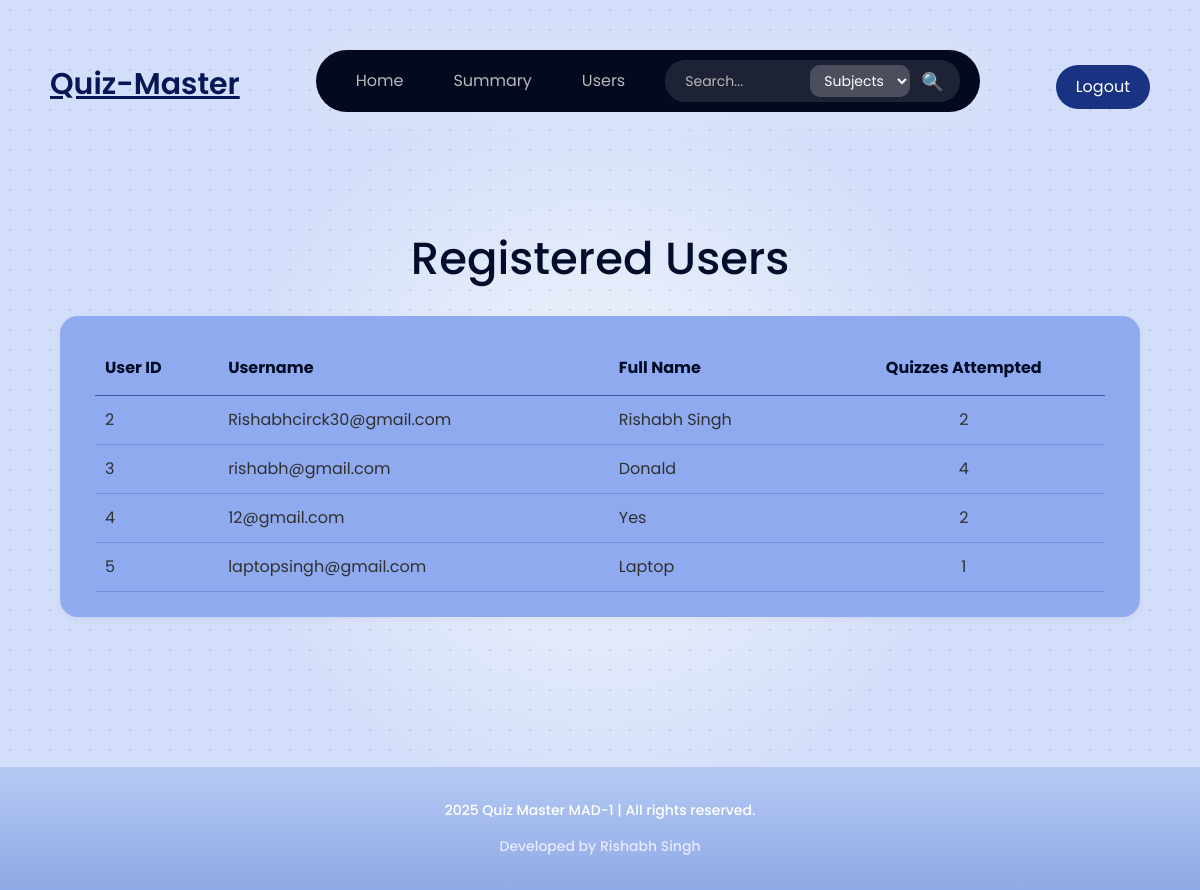
The page /admin/users on the database as committed earlier.
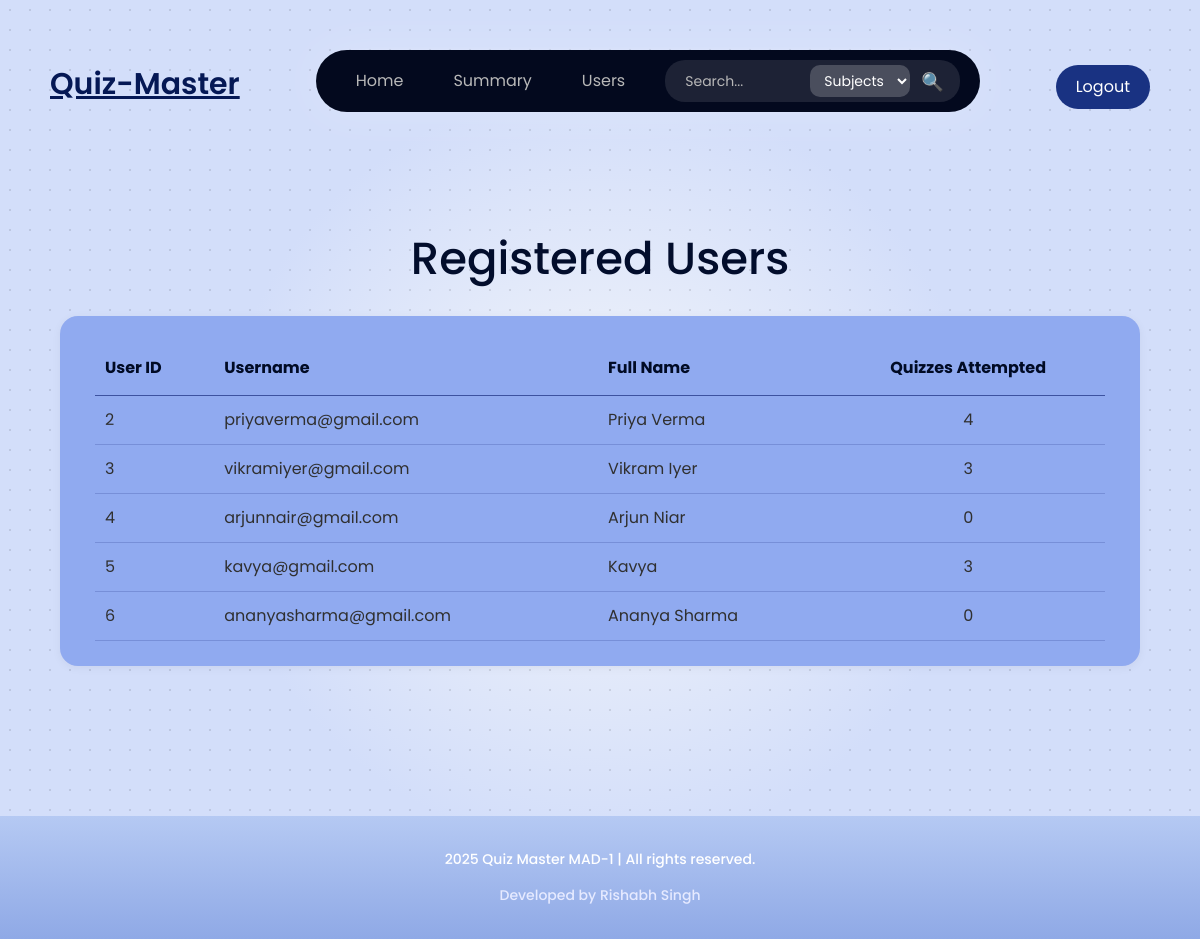
The same page on the database as committed later.
### models/models.py (models this page shows)
class Users(db.Model):
    __tablename__ = "users"
    userId = db.Column(db.Integer,  primary_key= True)
    userName = db.Column(db.String(120), unique = True, nullable = False)
    passWord = db.Column(db.String(120), nullable = False)
    fullName = db.Column(db.String(120), nullable = False)
    isAdmin = db.Column(db.Boolean, default = False)

### app.py (the view)
@app.route('/admin/users')
def list_users():
    users = Users.query.filter_by(isAdmin=False).all()
    users_data = []
    for user in users:
        quiz_count = Score.query.filter_by(userId=user.userId).count()
        users_data.append({
            'id': user.userId,
            'username': user.userName,
            'fullname': user.fullName,
            'quiz_attempts': quiz_count
        })
    return render_template('users_list.html', users=users_data)

### templates/users_list.html (shortened to what this page needs)
<!DOCTYPE html>
<html lang="en">
<head>
    <link rel="stylesheet" href="{{ url_for('static', filename='styles.css') }}">
</head>
<body class='page_look font_family_poppins'>
    {% include 'navbar.html' %}
    <h1 style="margin-top: -30px; font-size: 45px; text-align: center; color: #020d2c; font-family: 'Poppins', sans-serif;">
        Registered Users
    </h1>
    <div style="display: flex; justify-content: center; margin: 30px auto; max-width: 1200px;">
        <div style="width: 90%; background-color: #90aaf0; padding: 25px 35px; border-radius: 18px; box-shadow: 0px 2px 10px rgba(0, 0, 0, 0.05);">
            <div style="overflow-x: auto;">
                <table style="width: 100%; border-collapse: collapse;">
                    <thead>
                        <tr style="border-bottom: 1px solid #3D52A0; color: #010b25; font-weight: 500;">
                            <th style="padding: 15px 10px; text-align: left;">User ID</th>
                            <th style="padding: 15px 10px; text-align: left;">Username</th>
                            <th style="padding: 15px 10px; text-align: left;">Full Name</th>
                            <th style="padding: 15px 10px; text-align: center;">Quizzes Attempted</th>
                        </tr>
                    </thead>
                    <tbody>
                        {% for user in users %}
                        <tr style="border-bottom: 1px solid rgba(61, 82, 160, 0.3);">
                            <td style="padding: 12px 10px; color: #303030;">{{ user.id }}</td>
                            <td style="padding: 12px 10px; color: #303030;">{{ user.username }}</td>
                            <td style="padding: 12px 10px; color: #303030;">{{ user.fullname }}</td>
                            <td style="padding: 12px 10px; color: #303030; text-align: center;">{{ user.quiz_attempts }}</td>
                        </tr>
                        {% endfor %}
                    </tbody>
                </table>
            </div>
        </div>
    </div>
    {%include 'footer.html'%}
</body>
</html>

### templates/navbar.html (shortened to what this page needs)
<!DOCTYPE html>
<html lang="en">
<head>
  <link href="https://cdn.jsdelivr.net/npm/bootstrap@5.3.0/dist/css/bootstrap.min.css" rel="stylesheet">
</head>
<body>
  <div
    style="display: flex; align-items: center; justify-content: space-between; padding: 10px 50px; margin-top: 20px;">
    <h3 class="logo" style="margin-top:33px; margin-left:0px;">Quiz-Master</h3>
    <nav class="navbar"
      style="background-color: #03091e; padding: 10px 20px; border-radius: 35px; display: flex; align-items: center;">
      <div class="nav-links" style="display: flex; gap: 10px; margin-right: 20px;">
        <a href="{{ url_for('admin_dashboard') }}" class="nav-item" style="text-decoration: none;">Home</a>
        <a href="{{ url_for('summary') }}" class="nav-item" style="text-decoration: none;">Summary</a>
        <a href="{{ url_for('list_users') }}" class="nav-item" style="text-decoration: none;">Users</a>
      </div>
      <form action="{{ url_for('admin_search') }}" method="GET" class="search-form">
        <input type="text" name="q" class="search-input" placeholder="Search..."
          value="{{ request.args.get('q', '') }}">
        <select name="category" class="search-select">
          <option value="subjects">Subjects</option>
        </select>
        <button type="submit" class="search-btn">🔍</button>
      </form>
    </nav>
    <a href="{{ url_for('logout') }}" style="text-decoration: none;">
      <button type="button"
        style="padding: 10px 20px;margin-top: 35%; font-size: 16px; color: white; background-color: #193282; border: none; border-radius: 35px; cursor: pointer;">
        Logout
      </button>
    </a>
  </div>
</body>
<div class="main-content">
</div>

### templates/footer.html (shortened to what this page needs)
<!DOCTYPE html>
<html lang="en">
<head>
    <link rel="stylesheet" href="{{ url_for('static', filename='styles.css') }}">
</head>
<body>
    <footer class="site-footer font_family_poppins">
        <div class="footer-content">
            <p>2025 Quiz Master MAD-1 | All rights reserved.</p>
            <p>Developed by Rishabh Singh</p>
        </div>
    </footer>
</body>
</html>

### static/styles.css (style rules this page uses)
.page_look { background: radial-gradient(circle, rgba(0, 0, 0, 0.1) 1px, transparent 1px) 0 0 / 20px 20px, radial-gradient(circle, #edf1fa 10%, #d3defa 50%); font-family: 'Poppins', sans-serif; margin: 0; padding: 0; }
.font_family_poppins { font-family: 'Poppins', sans-serif; }
input { width: 100%; padding: 12px; border: 2px solid #b5c6f0; border-radius: 10px; font-size: 14px; box-sizing: border-box; background: white; }
input::placeholder { color: #9ba0ad; }
.site-footer { background: linear-gradient(180deg, #b5c9f3, #8fa9e6); color: #ffffff; padding: 25px 15px; text-align: center; font-size: 16px; font-family: 'Poppins', sans-serif; width: 100%; bottom: 0; box-shadow: 0 -4px 8px rgba(0, 0, 0, 0); margin-top: 150px; }
.footer-content p { margin: 8px 0; font-weight: 500; }
.site-footer p:last-child { margin-top: 15px; font-size: 14px; color: #e6eaff; }

### templates/users_list.html (style rules this page uses)
.page_look { background: radial-gradient(circle, rgba(0, 0, 0, 0.1) 1px, transparent 1px) 0 0 / 20px 20px, radial-gradient(circle, #edf1fa 10%, #d3defa 50%); font-family: 'Poppins', sans-serif; margin: 0; padding: 0; }
.font_family_poppins { font-family: 'Poppins', sans-serif; }
.site-footer { text-align: center; padding: 20px; margin-top: 50px; color: #020d2c; }
.footer-content { font-size: 14px; }

### templates/navbar.html (style rules this page uses)
.navbar { background-color: #03091e; padding: 10px 50px; margin-top: 20px; position: static; top: 30px; left: 50%; z-index: 1; display: flex; align-items: center; border-radius: 35px; box-shadow: 0 0 50px rgba(255, 255, 255, 0.2), 0 0 5px rgba(255, 255, 255, 0.1), 0 0 20px rgba(255, 255, 255, 0.05); max-width: fit-content; }
.nav-links { display: flex; gap: 10px; }
.nav-item { text-decoration: none; font-size: 16px; color: #b8b8b8; padding: 8px 20px; border-radius: 25px; transition: all 0.3s ease; font-family: 'Poppins', sans-serif; }
.main-content { margin-top: 100px; padding: 20px; }
.logo { margin-left: 25px; margin-top: 4%; color: #051855; font-family: 'Poppins', sans-serif; text-decoration: underline; font-weight: 550; font-size: 30px; }
.search-form { display: flex; align-items: center; background-color: rgba(255, 255, 255, 0.1); border-radius: 20px; padding: 5px 10px; gap: 5px; }
.search-input { border: none; outline: none; background: none; color: white; padding: 5px 10px; font-size: 14px; width: 130px; font-family: 'Poppins', sans-serif; }
.search-input::placeholder { color: #b8b8b8; }
.search-select { border: none; background: rgba(255, 255, 255, 0.2); color: white; padding: 5px 10px; border-radius: 10px; font-size: 14px; font-family: 'Poppins', sans-serif; cursor: pointer; }
.search-select option { background: #1a1a1a; color: white; }
.search-btn { background: none; border: none; cursor: pointer; font-size: 18px; color: white; }

Rows that differ between the two databases and show on the page:
changed Users id 2: username "Rishabhcirck30@gmail.com" → "priyaverma@gmail.com"; fullname "Rishabh Singh" → "Priya Verma"; quiz_attempts "2" → "4"
changed Users id 3: username "rishabh@gmail.com" → "vikramiyer@gmail.com"; fullname "Donald" → "Vikram Iyer"; quiz_attempts "4" → "3"
changed Users id 4: username "12@gmail.com" → "arjunnair@gmail.com"; fullname "Yes" → "Arjun Niar"; quiz_attempts "2" → "0"
changed Users id 5: username "laptopsingh@gmail.com" → "kavya@gmail.com"; fullname "Laptop" → "Kavya"; quiz_attempts "1" → "3"
added Users: id "6", username "ananyasharma@gmail.com", fullname "Ananya Sharma", quiz_attempts "0"
